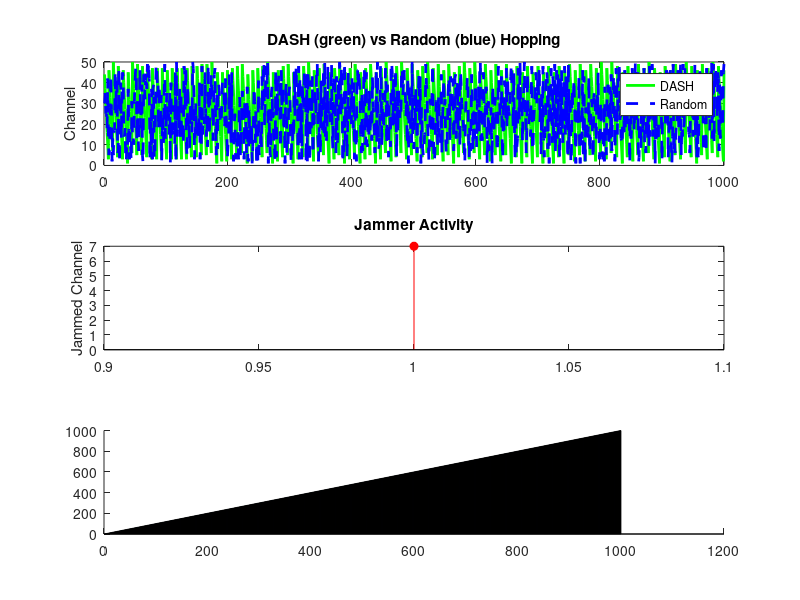

The MATLAB source for this figure: (Note: this script raises an error after producing the figure.)
clc; clear; close all;

% Parameters
total_time = 1000;
num_channels = 50;
jam_prob = 0.3; % 100% chance a channel is jammed
seed = 42;
trials = 1000;  % increase from 100 to 1000 or more


% DASH Hopping (Formula)
rng(seed);
dash_sequence = mod(seed .* (1:total_time) + floor((1:total_time).^1.1), num_channels) + 1;

% Random Hopping
rng(seed + 100);
random_sequence = randi([1, num_channels], 1, total_time);

% Jamming Simulation: 1 channel jammed every time unit
jammed_channels = 7;

% Success Check
success_dash = (dash_sequence ~= jammed_channels);
success_random = (random_sequence ~= jammed_channels);

% Visualization
figure;
subplot(3,1,1);
plot(dash_sequence, 'g', 'LineWidth', 2); hold on;
plot(random_sequence, 'b--', 'LineWidth', 2);
ylabel('Channel');
title('DASH (green) vs Random (blue) Hopping');
legend('DASH', 'Random');

subplot(3,1,2);
stem(jammed_channels, 'r', 'filled');
ylabel('Jammed Channel');
title('Jammer Activity');

subplot(3,1,3);
bar(1:total_time, [success_dash' success_random'], 1);
ylim([0 1.2]);
legend('DASH Success', 'Random Success');
ylabel('Success (1=OK, 0=Jammed)');
xlabel('Time');
title('Success Comparison');

% Print Success Rates
fprintf('DASH Success Rate: %.2f%%\n', mean(success_dash) * 100);
fprintf('Random Success Rate: %.2f%%\n', mean(success_random) * 100);
